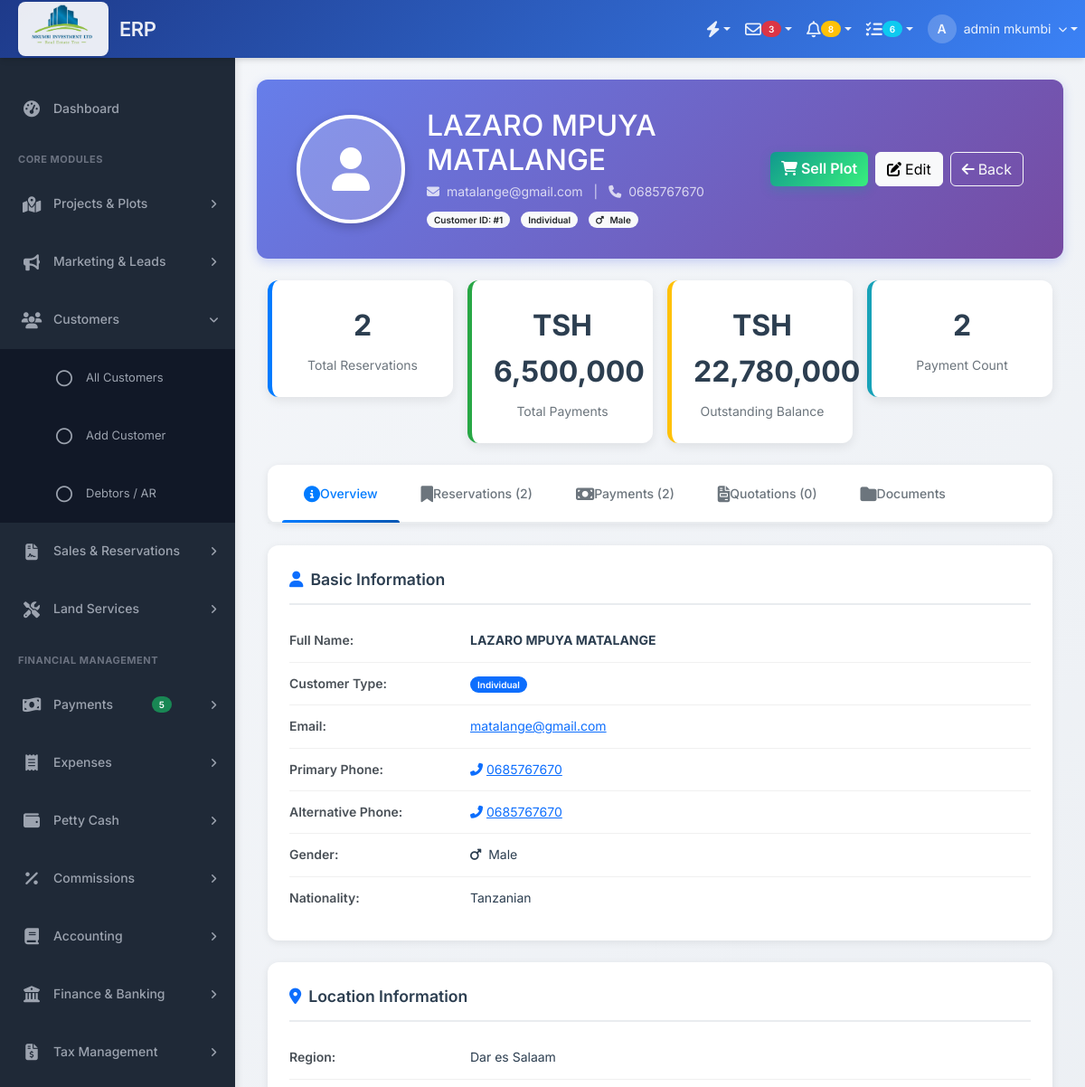
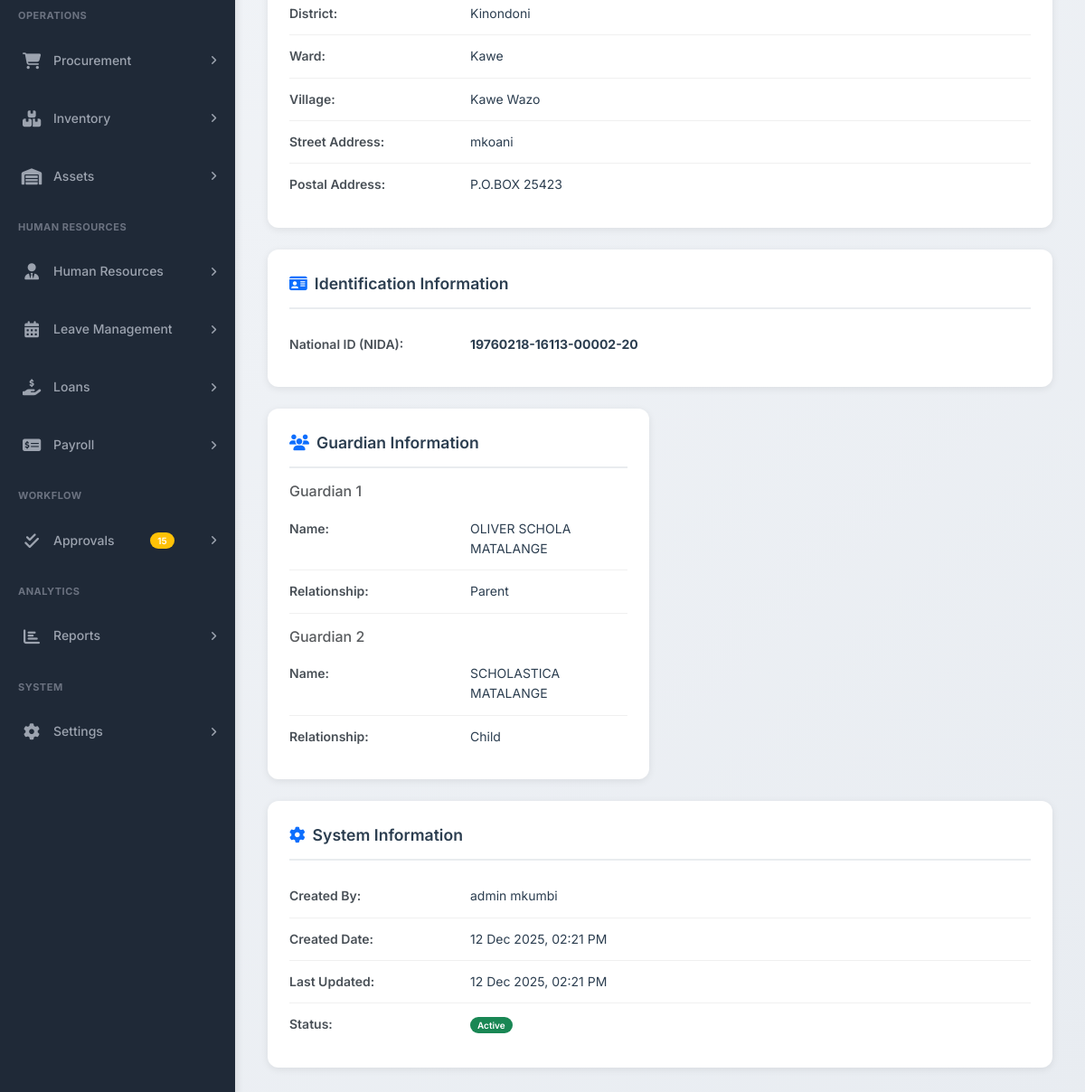
Screenshot of /modules/customers/view.php?id=1 (signed in) with the database file from the repository (2 pictures, top to bottom).
### tables this page shows
CREATE TABLE `customers` (
  `customer_id` int(11) NOT NULL,
  `company_id` int(11) NOT NULL,
  `first_name` varchar(100) NOT NULL,
  `middle_name` varchar(100) DEFAULT NULL,
  `last_name` varchar(100) NOT NULL,
  `full_name` varchar(300) GENERATED ALWAYS AS (concat(`first_name`,' ',ifnull(concat(`middle_name`,' '),''),`last_name`)) STORED,
  `email` varchar(150) DEFAULT NULL,
  `phone1` varchar(50) DEFAULT NULL,
  `phone2` varchar(50) DEFAULT NULL,
  `national_id` varchar(50) DEFAULT NULL,
  `passport_number` varchar(50) DEFAULT NULL,
  `region` varchar(100) DEFAULT NULL,
  `district` varchar(100) DEFAULT NULL,
  `ward` varchar(100) DEFAULT NULL COMMENT 'Aina ya kitambuliaho',
  `village` varchar(100) DEFAULT NULL COMMENT 'Namba ya kitambuliaho',
  `street_address` text DEFAULT NULL,
  `gender` enum('male','female','other') DEFAULT NULL,
  `profile_picture` varchar(255) DEFAULT NULL,
  `guardian1_name` varchar(200) DEFAULT NULL,
  `guardian1_relationship` varchar(100) DEFAULT NULL,
  `guardian1_phone` varchar(50) DEFAULT NULL,
  `guardian2_name` varchar(200) DEFAULT NULL,
  `guardian2_relationship` varchar(100) DEFAULT NULL,
  `guardian2_phone` varchar(50) DEFAULT NULL,
  `is_active` tinyint(1) DEFAULT 1,
  `created_at` timestamp NOT NULL DEFAULT current_timestamp(),
  `updated_at` timestamp NOT NULL DEFAULT current_timestamp() ON UPDATE current_timestamp(),
  `created_by` int(11) DEFAULT NULL,
  `customer_type` enum('individual','company') DEFAULT 'individual' COMMENT 'individual or company',
  `id_number` varchar(50) DEFAULT NULL,
  `tin_number` varchar(50) DEFAULT NULL,
  `nationality` varchar(100) DEFAULT 'Tanzanian',
  `occupation` varchar(100) DEFAULT NULL,
  `next_of_kin_name` varchar(150) DEFAULT NULL,
  `next_of_kin_phone` varchar(20) DEFAULT NULL,
  `next_of_kin_relationship` varchar(50) DEFAULT NULL,
  `phone` varchar(20) NOT NULL,
  `alternative_phone` varchar(20) DEFAULT NULL,
  `address` text DEFAULT NULL,
  `postal_address` text DEFAULT NULL,
  `notes` text DEFAULT NULL
);

CREATE TABLE `users` (
  `user_id` int(11) NOT NULL,
  `company_id` int(11) NOT NULL COMMENT 'Multi-tenant link',
  `username` varchar(50) NOT NULL,
  `email` varchar(150) NOT NULL,
  `password_hash` varchar(255) NOT NULL,
  `first_name` varchar(100) NOT NULL,
  `middle_name` varchar(100) DEFAULT NULL,
  `last_name` varchar(100) NOT NULL,
  `full_name` varchar(300) GENERATED ALWAYS AS (concat(`first_name`,' ',ifnull(concat(`middle_name`,' '),''),`last_name`)) STORED,
  `phone1` varchar(50) DEFAULT NULL,
  `phone2` varchar(50) DEFAULT NULL,
  `region` varchar(100) DEFAULT NULL,
  `district` varchar(100) DEFAULT NULL,
  `ward` varchar(100) DEFAULT NULL,
  `village` varchar(100) DEFAULT NULL,
  `street_address` text DEFAULT NULL,
  `profile_picture` varchar(255) DEFAULT NULL,
  `gender` enum('male','female','other') DEFAULT NULL,
  `date_of_birth` date DEFAULT NULL,
  `national_id` varchar(50) DEFAULT NULL,
  `guardian1_name` varchar(200) DEFAULT NULL,
  `guardian1_relationship` varchar(100) DEFAULT NULL,
  `guardian2_name` varchar(200) DEFAULT NULL,
  `guardian2_relationship` varchar(100) DEFAULT NULL,
  `can_get_commission` tinyint(1) DEFAULT 0,
  `is_active` tinyint(1) DEFAULT 1,
  `is_email_verified` tinyint(1) DEFAULT 0,
  `is_admin` tinyint(1) NOT NULL DEFAULT 0,
  `is_super_admin` tinyint(1) NOT NULL DEFAULT 0,
  `last_login_at` timestamp NULL DEFAULT NULL,
  `last_login_ip` varchar(45) DEFAULT NULL,
  `password_reset_token` varchar(100) DEFAULT NULL,
  `password_reset_expires` timestamp NULL DEFAULT NULL,
  `created_at` timestamp NOT NULL DEFAULT current_timestamp(),
  `updated_at` timestamp NOT NULL DEFAULT current_timestamp() ON UPDATE current_timestamp(),
  `created_by` int(11) DEFAULT NULL
);

### modules/customers/view.php (the view, shortened to what the rows shown need)
<?php
$db = Database::getInstance();
$db->setCompanyId($_SESSION['company_id']);
$conn = $db->getConnection();
$company_id = $_SESSION['company_id'];
$customer_id = isset($_GET['id']) ? intval($_GET['id']) : 0;
try {
    $customer_sql = "SELECT c.*,
                     u.full_name as created_by_name,
                     sales.full_name as sales_person_name
                     FROM customers c
                     LEFT JOIN users u ON c.created_by = u.user_id
                     LEFT JOIN users sales ON c.created_by = sales.user_id
                     WHERE c.customer_id = ? AND c.company_id = ?";
    $customer_stmt = $conn->prepare($customer_sql);
    $customer_stmt->execute([$customer_id, $company_id]);
    $customer = $customer_stmt->fetch(PDO::FETCH_ASSOC);
} catch (PDOException $e) {
    error_log("Error fetching customer: " . $e->getMessage());
    $_SESSION['error'] = "Error loading customer details";
    header('Location: index.php');
    exit;
}
require_once '../../includes/header.php';
?>
<div class="customer-header">
    <div class="container-fluid">
        <div class="row align-items-center">
            <div class="col">
                <h2 class="mb-1"><?php echo htmlspecialchars($customer['full_name']); ?></h2>
                <p class="mb-0 opacity-75">
                    <i class="fas fa-envelope me-2"></i><?php echo htmlspecialchars($customer['email'] ?? 'No email'); ?>
                    <span class="mx-2">|</span>
                    <i class="fas fa-phone me-2"></i><?php echo htmlspecialchars($customer['phone']); ?>
                </p>
                <p class="mb-0 mt-2">
                    <span class="badge bg-light text-dark">
                        Customer ID: #<?php echo $customer['customer_id']; ?>
                    </span>
                    <span class="badge bg-light text-dark ms-2">
                        <?php echo ucfirst($customer['customer_type'] ?? 'individual'); ?>
                    </span>
                    <?php if ($customer['gender']): ?>
                    <span class="badge bg-light text-dark ms-2">
                        <i class="fas fa-<?php echo $customer['gender'] === 'male' ? 'mars' : 'venus'; ?> me-1"></i>
                        <?php echo ucfirst($customer['gender']); ?>
                    </span>
                    <?php endif; ?>
                </p>
            </div>
        </div>
    </div>
</div>
<div class="container-fluid">
    <div class="tab-content">
        <div class="tab-pane fade show active" id="overview">
            <div class="info-card">
                <div class="info-row">
                    <div class="info-value"><strong><?php echo htmlspecialchars($customer['full_name']); ?></strong></div>
                </div>
                <div class="info-row">
                    <div class="info-value">
                        <span class="badge bg-primary">
                            <?php echo ucfirst($customer['customer_type'] ?? 'individual'); ?>
                        </span>
                    </div>
                </div>
                <div class="info-row">
                    <div class="info-value">
                        <?php if ($customer['email']): ?>
                            <a href="mailto:<?php echo htmlspecialchars($customer['email']); ?>">
                                <?php echo htmlspecialchars($customer['email']); ?>
                            </a>
                        <?php else: ?>
                            <span class="text-muted">Not provided</span>
                        <?php endif; ?>
                    </div>
                </div>
                <div class="info-row">
                    <div class="info-value">
                        <a href="tel:<?php echo htmlspecialchars($customer['phone']); ?>">
                            <i class="fas fa-phone-alt me-1"></i><?php echo htmlspecialchars($customer['phone']); ?>
                        </a>
                    </div>
                </div>
                <?php if ($customer['alternative_phone']): ?>
                <div class="info-row">
                    <div class="info-label">Alternative Phone:</div>
                    <div class="info-value">
                        <a href="tel:<?php echo htmlspecialchars($customer['alternative_phone']); ?>">
                            <i class="fas fa-phone-alt me-1"></i><?php echo htmlspecialchars($customer['alternative_phone']); ?>
                        </a>
                    </div>
                </div>
                <?php endif; ?>
                <?php if ($customer['gender']): ?>
                <div class="info-row">
                    <div class="info-label">Gender:</div>
                    <div class="info-value">
                        <i class="fas fa-<?php echo $customer['gender'] === 'male' ? 'mars' : 'venus'; ?> me-1"></i>
                        <?php echo ucfirst($customer['gender']); ?>
                    </div>
                </div>
                <?php endif; ?>
                <?php if ($customer['nationality']): ?>
                <div class="info-row">
                    <div class="info-label">Nationality:</div>
                    <div class="info-value"><?php echo htmlspecialchars($customer['nationality']); ?></div>
                </div>
                <?php endif; ?>
            </div>
            <div class="info-card">
                <?php if ($customer['region']): ?>
                <div class="info-row">
                    <div class="info-label">Region:</div>
                    <div class="info-value"><?php echo htmlspecialchars($customer['region']); ?></div>
                </div>
                <?php endif; ?>
                <?php if ($customer['district']): ?>
                <div class="info-row">
                    <div class="info-label">District:</div>
                    <div class="info-value"><?php echo htmlspecialchars($customer['district']); ?></div>
                </div>
                <?php endif; ?>
                <?php if ($customer['ward']): ?>
                <div class="info-row">
                    <div class="info-label">Ward:</div>
                    <div class="info-value"><?php echo htmlspecialchars($customer['ward']); ?></div>
                </div>
                <?php endif; ?>
                <?php if ($customer['village']): ?>
                <div class="info-row">
                    <div class="info-label">Village:</div>
                    <div class="info-value"><?php echo htmlspecialchars($customer['village']); ?></div>
                </div>
                <?php endif; ?>
                <?php if ($customer['street_address']): ?>
                <div class="info-row">
                    <div class="info-label">Street Address:</div>
                    <div class="info-value"><?php echo nl2br(htmlspecialchars($customer['street_address'])); ?></div>
                </div>
                <?php endif; ?>
                <?php if ($customer['postal_address']): ?>
                <div class="info-row">
                    <div class="info-label">Postal Address:</div>
                    <div class="info-value"><?php echo htmlspecialchars($customer['postal_address']); ?></div>
                </div>
                <?php endif; ?>
            </div>
            <div class="info-card">
                <?php if ($customer['national_id']): ?>
                <div class="info-row">
                    <div class="info-label">National ID (NIDA):</div>
                    <div class="info-value"><strong><?php echo htmlspecialchars($customer['national_id']); ?></strong></div>
                </div>
                <?php endif; ?>
            </div>
            <div class="row">
                <div class="col-md-6">
                    <div class="info-card">
                        <?php if ($customer['guardian1_name']): ?>
                        <h6 class="text-muted mb-2">Guardian 1</h6>
                        <div class="info-row">
                            <div class="info-label">Name:</div>
                            <div class="info-value"><?php echo htmlspecialchars($customer['guardian1_name']); ?></div>
                        </div>
                        <?php if ($customer['guardian1_relationship']): ?>
                        <div class="info-row">
                            <div class="info-label">Relationship:</div>
                            <div class="info-value"><?php echo ucfirst($customer['guardian1_relationship']); ?></div>
                        </div>
                        <?php endif; ?>
                        <?php endif; ?>
                        <?php if ($customer['guardian2_name']): ?>
                        <h6 class="text-muted mb-2 mt-3">Guardian 2</h6>
                        <div class="info-row">
                            <div class="info-label">Name:</div>
                            <div class="info-value"><?php echo htmlspecialchars($customer['guardian2_name']); ?></div>
                        </div>
                        <?php if ($customer['guardian2_relationship']): ?>
                        <div class="info-row">
                            <div class="info-label">Relationship:</div>
                            <div class="info-value"><?php echo ucfirst($customer['guardian2_relationship']); ?></div>
                        </div>
                        <?php endif; ?>
                        <?php endif; ?>
                    </div>
                </div>
            </div>
            <div class="info-card">
                <div class="info-row">
                    <div class="info-label">Created By:</div>
                    <div class="info-value"><?php echo htmlspecialchars($customer['created_by_name'] ?? 'N/A'); ?></div>
                </div>
                <div class="info-row">
                    <div class="info-label">Created Date:</div>
                    <div class="info-value"><?php echo date('d M Y, h:i A', strtotime($customer['created_at'])); ?></div>
                </div>
                <div class="info-row">
                    <div class="info-label">Last Updated:</div>
                    <div class="info-value"><?php echo date('d M Y, h:i A', strtotime($customer['updated_at'])); ?></div>
                </div>
            </div>
        </div>
    </div>
</div>
<?php
require_once '../../includes/footer.php';
?>

### rows the page displays
customers: full_name "LAZARO MPUYA MATALANGE", email "matalange@gmail.com", phone "0685767670", customer_id "1", customer_type "Individual", gender "Male", alternative_phone "0685767670", nationality "Tanzanian", region "Dar es Salaam", district "Kinondoni", ward "Kawe", village "Kawe Wazo", street_address "mkoani", postal_address "P.O.BOX 25423", national "19760218-16113-00002-20", guardian1_name "OLIVER SCHOLA MATALANGE", guardian1_relationship "Parent", guardian2_name "SCHOLASTICA MATALANGE", guardian2_relationship "Child", users.full_name "admin mkumbi", created_at "12 Dec 2025, 02:21 PM", updated_at "12 Dec 2025, 02:21 PM"

### other values shown
substr($_SESSION['full_name'] ?? 'U', 0, 1) "A"
$_SESSION['full_name'] "admin mkumbi"
$reservation_summary['total_count'] "2"
$payment_summary['total_amount'] "6,500,000"
$reservation_summary['total_balance'] "22,780,000"
$payment_summary['total_payments'] "2"
count($quotations) "0"
